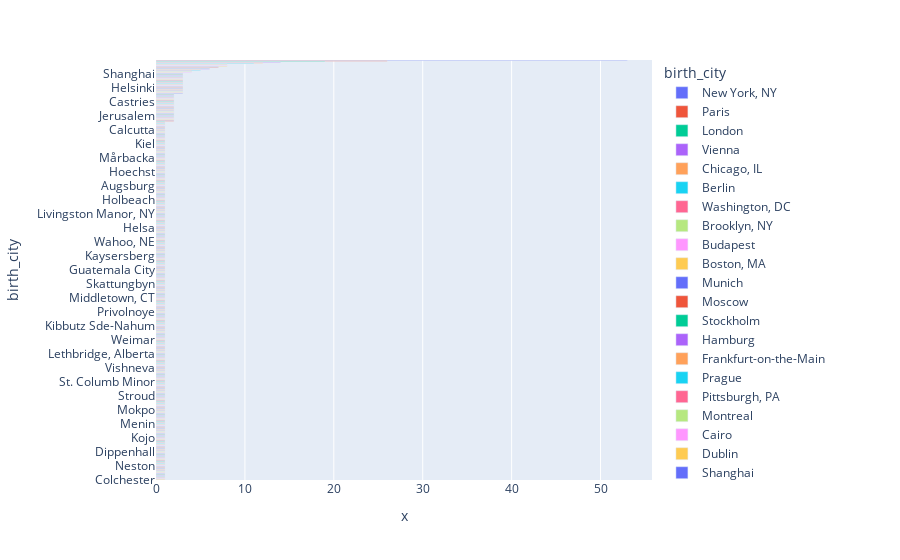

Notebook code for this chart:
### Code cell
top_20_city = df.birth_city.value_counts()
top_20_city.sort_values(ascending=False,inplace=True)
fig = px.bar(top_20_city,x=top_20_city.values,
             y=top_20_city.index,
             orientation='h',
             color=top_20_city.index)
fig.show()
